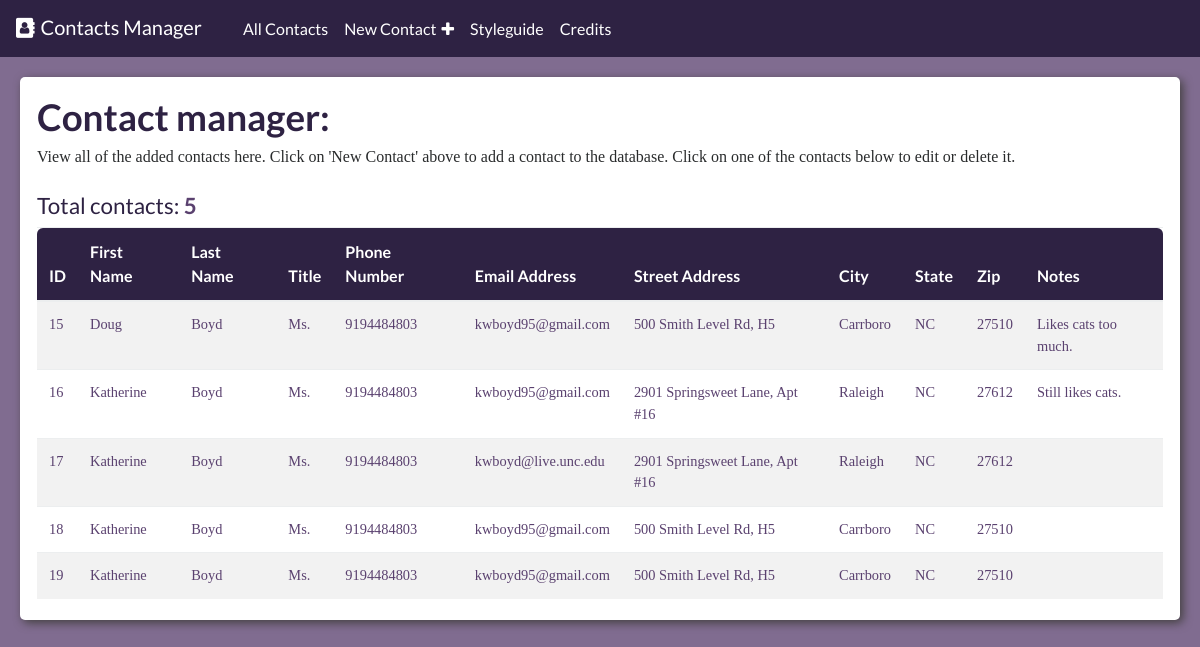
The page / on the database its author committed.
### tables this page shows
CREATE TABLE `contacts` (
  `id` int(11) NOT NULL,
  `fname` varchar(30) NOT NULL,
  `lname` varchar(30) NOT NULL,
  `title` varchar(5) NOT NULL,
  `phone` varchar(15) NOT NULL,
  `email` varchar(30) NOT NULL,
  `street` varchar(50) NOT NULL,
  `city` varchar(50) NOT NULL,
  `state` varchar(2) NOT NULL,
  `zip` varchar(10) NOT NULL,
  `notes` text NOT NULL
);

### index.php (the view, shortened to what this page needs)
<?php
include 'header.php';
$contacts = $db->query('SELECT * FROM contacts')->fetchAll(PDO::FETCH_ASSOC);
 ?>
 <div class="col-12">
 <div class="intro-text">
 <h1> Contact manager: </h1>
 <p class="lead"> View all of the added contacts here. Click on 'New Contact' above to add a contact to the database. Click on one of the contacts below to edit or delete it.</p>
</div>
 <h4> Total contacts: <span class="strong purple-text"><?= count($contacts); ?></span> </h3>
          <table class="table table-striped">
            <thead>
              <th>ID</th>
              <th>First Name</th>
              <th>Last Name</th>
              <th>Title</th>
              <th>Phone Number</th>
              <th>Email Address</th>
              <th>Street Address</th>
              <th>City</th>
              <th>State</th>
              <th>Zip</th>
              <th>Notes</th>
            </thead>
            <tbody>
              <?php foreach($contacts as $contact) : ?>
                <tr>
                  <td class="mobile-large" data-title="ID"><a href="/edit.php?id=<?= $contact['id']; ?>"> <?= $contact['id']; ?></a></td>
                  <td class="mobile-large" data-title="First Name"><a href="/edit.php?id=<?= $contact['id']; ?>"> <?= $contact['fname']; ?></a></td>
                  <td class="mobile-large" data-title="Last Name"><a href="/edit.php?id=<?= $contact['id']; ?>"> <?= $contact['lname']; ?></a></td>
                  <td data-title="Title"><a href="/edit.php?id=<?= $contact['id']; ?>"> <?= $contact['title']; ?></a></td>
                  <td data-title="Phone"><a href="/edit.php?id=<?= $contact['id']; ?>"> <?= $contact['phone']; ?></a></td>
                  <td data-title="Email"><a href="/edit.php?id=<?= $contact['id']; ?>"> <?= $contact['email']; ?></a></td>
                  <td data-title="Street"><a href="/edit.php?id=<?= $contact['id']; ?>"> <?= $contact['street']; ?></a></td>
                  <td class="mobile-inline-block" data-title="City"><a href="/edit.php?id=<?= $contact['id']; ?>"> <?= $contact['city']; ?></a></td>
                  <td class="mobile-inline-block" data-title="State"><a href="/edit.php?id=<?= $contact['id']; ?>"> <?= $contact['state']; ?></a></td>
                  <td class="mobile-inline-block" data-title="Zip"><a href="/edit.php?id=<?= $contact['id']; ?>"> <?= $contact['zip']; ?></a></td>
                  <td class="notes" data-title="Notes"><a href="/edit.php?id=<?= $contact['id']; ?>"> <?= $contact['notes']; ?></a></td>
                </tr>
              <?php endforeach; ?>
            </tbody>
          </table>
      </div>
</div>
<?php
include 'footer.php';
?>

### header.php (shortened to what this page needs)
<!DOCTYPE html>
<html>
  <head>
    <link href="https://maxcdn.bootstrapcdn.com/font-awesome/4.7.0/css/font-awesome.min.css" rel="stylesheet">
     <link rel="stylesheet" href="/css/bootstrap.min.css">
    <link rel="stylesheet" href="/css/styles.css">
  <body class="gray-purple">
    <nav class="navbar navbar-inverse navbar-toggleable-md">
      <a class="navbar-brand" href="/index.php"><i class="fa fa-address-book" aria-hidden="true"></i>&nbsp;Contacts Manager</a>
    <div class="collapse navbar-collapse" id="navbarToggle">
      <ul class="navbar-nav mr-auto mt-2 mt-md-0">
    <li class="nav-item">
      <a class="nav-link" href="/index.php">All Contacts</a>
    </li>
    <li class="nav-item">
      <a class="nav-link" href="/new.php">New Contact&nbsp;<i class="fa fa-plus" aria-hidden="true"></i></a>
    </li>
    <li class="nav-item">
      <a class="nav-link" href="/styleguide.php">Styleguide</a>
    </li>
    <li class="nav-item">
      <a class="nav-link" href="/credits.php">Credits</a>
    </li>
  </ul>
</div>
</nav>
  <div class="container-fluid">
      <div class="row">

### footer.php (shortened to what this page needs)
</div>
</body>
</html>

### css/styles.css (style rules this page uses)
* { margin: 0; padding: 0; }
body { font-family: 'Droid Serif', serif; }
.gray-purple { background-color: #806C90; }
.purple-text { color: #5a416f; }
.container-fluid { overflow-x: scroll; background-color: white; margin: 20px; box-shadow: 3px 3px 10px #444141; border-radius: 5px; padding: 5px 17px; }
h1, h2, h3, h4, h5, th, nav a, .btn { font-family: 'Lato', sans-serif; }
h1, h2, h4, h5 { color: #2E2243; }
h1 { font-size: 2.3rem; font-weight: 700; }
h4 { font-size: 1.4rem; font-weight: 400; }
a { color: #d2b637; cursor: pointer; }
ul { margin-left: 17px; }
ul li { list-style-type: circle; font-size: .9rem; }
nav { background-color: #2E2243; }
nav li { list-style-type: none; font-size: 1rem; }
.navbar-inverse .navbar-nav .nav-link { color: #fff; }
p { font-size: .9rem; }
.lead { font-size: 1rem; }
.strong { font-weight: 700; }
.intro-text { margin: 15px 0px 25px; }
tr a { color: #5a416f; }
td { font-size: .9rem; }
th { background-color: #2E2243; color: #fff; }
th:first-child { border-top-left-radius: 6px; }
th:last-child { border-top-right-radius: 6px; }
.notes { word-wrap: break-word; word-break: break-word; }
.fa-plus { margin-left: 2px; }
.fa-address-book { margin-right: 2px; }
@media screen and (min-width: 1020px) { .navbar-toggleable-md { align-items: baseline; } }

### rows shown on the page
contacts: id "15", fname "Doug", lname "Boyd", title "Ms.", phone "9194484803", email "kwboyd95@gmail.com", street "500 Smith Level Rd, H5", city "Carrboro", state "NC", zip "27510", notes "Likes cats too much."
contacts: id "16", fname "Katherine", lname "Boyd", title "Ms.", phone "9194484803", email "kwboyd95@gmail.com", street "2901 Springsweet Lane, Apt #16", city "Raleigh", state "NC", zip "27612", notes "Still likes cats."
contacts: id "17", fname "Katherine", lname "Boyd", title "Ms.", phone "9194484803", email "kwboyd@live.unc.edu", street "2901 Springsweet Lane, Apt #16", city "Raleigh", state "NC", zip "27612"
contacts: id "18", fname "Katherine", lname "Boyd", title "Ms.", phone "9194484803", email "kwboyd95@gmail.com", street "500 Smith Level Rd, H5", city "Carrboro", state "NC", zip "27510"
contacts: id "19", fname "Katherine", lname "Boyd", title "Ms.", phone "9194484803", email "kwboyd95@gmail.com", street "500 Smith Level Rd, H5", city "Carrboro", state "NC", zip "27510"

### other values the page prints
count($contacts) "5"
